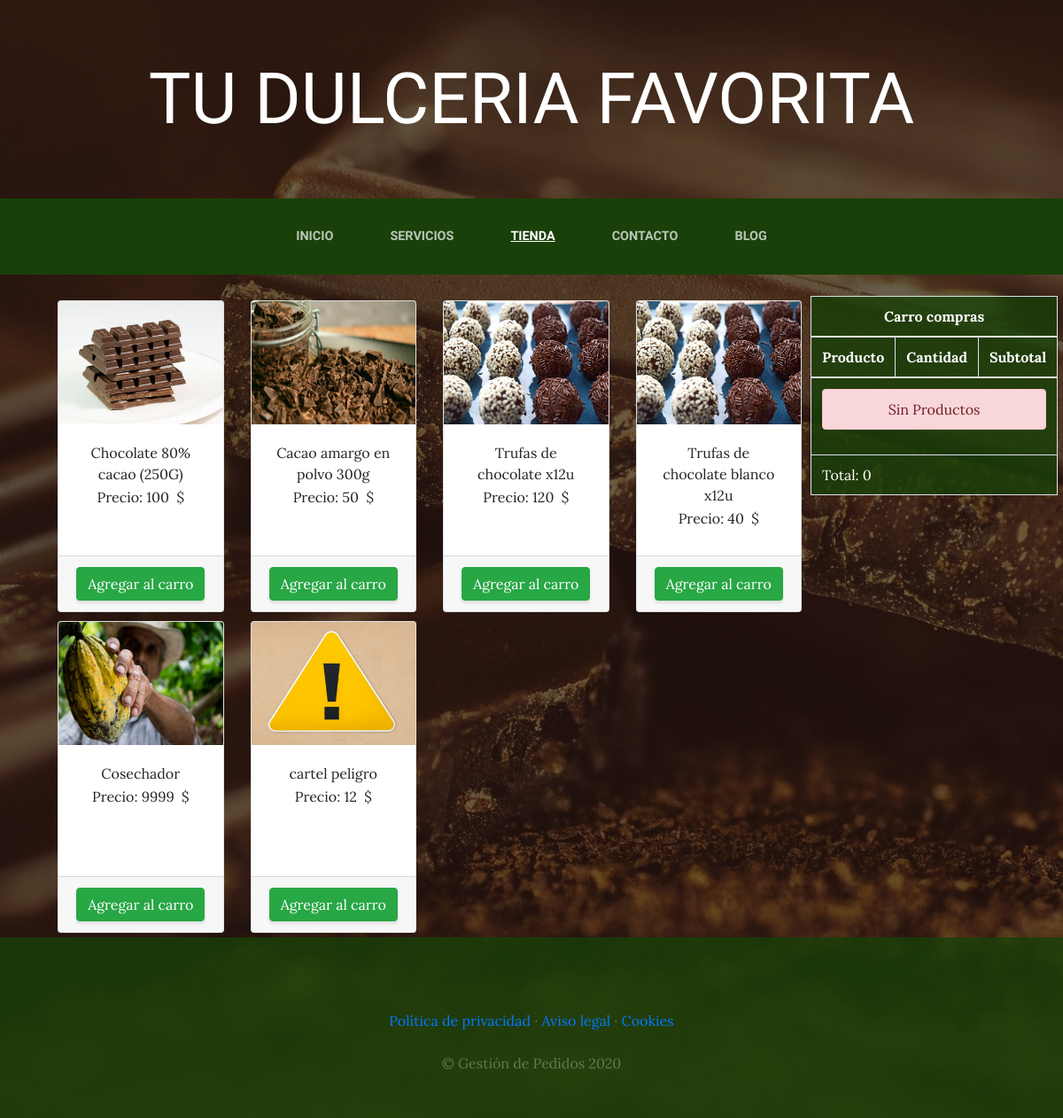
The app's page /tienda/ with its own data.
### tienda/models.py (models this page shows, shortened)
class Producto(models.Model):
    nombre=models.CharField(max_length=50)
    descripcion=models.CharField(max_length=100)
    precio=models.IntegerField()
    categoria=models.ForeignKey(CategoriaProductos, on_delete=CASCADE)
    imagen=models.ImageField(upload_to='tienda')
    updated=models.DateTimeField(auto_now_add=True)
    disponibilidad=models.BooleanField()
    class Meta:
        verbose_name='Producto'
        verbose_name_plural='Productos'

### tienda/views.py (the view)
# urls.py: path('',views.tienda, name='tienda'),
def tienda(request):
    productos=Producto.objects.all()
    categorias=CategoriaProductos.objects.all()
    return render(request, 'tienda/tienda.html',{'productos':productos})

### carro/context_processor.py (called while the page is built)
def importe_total_carro(request):
    total=0
    if 'carro' in request.session:
        for key, value in request.session['carro'].items():
            total=total+(float(value['precio'])*value['cantidad'])
    return {'importe_total_carro':total}

### templates/tienda/tienda.html (shortened to what this page needs)
{% extends "tiendaonlineapp/base.html" %}
{% load static %}
{% block content %}
<div class="container">
    <div style="float: right; width: 15rem;">
        {% include 'carro/widget.html' %}
    </div>
    <div class="row">
        {% for producto in productos %}
        <div class="col-md-3">
            <div class="card" style="width:100%; height: 22rem;  margin: 5px 5px;">
                <img src="{{producto.imagen.url}}" class="card-img-top">
                <div class="card-body" style="text-align: center;">
                    <h7 class="card-title">{{producto.nombre}}</h7>
                    <p class="card-text">Precio: {{producto.precio}}&nbsp; $</p>
                </div>
                <div class="card-footer text-center">
                    <a href="{% url 'carro:agregar' producto.id %}" class="btn btn-success">Agregar al carro</a>
                </div>
            </div>
        </div>
        {% endfor %}
    </div>
</div>
{% endblock %}

### tiendaonlineapp/static/tiendaonlineapp/css/gestion.css (style rules this page uses)
body { font-family: 'Lora'; background: linear-gradient(rgba(47, 23, 15, 0.65), rgba(47, 23, 15, 0.65)), url("../img/bgmain.jpg"); background-attachment: fixed; background-position: center; background-size: cover; }
p { line-height: 1.75; }
.btn { box-shadow: 0px 3px 3px 0px rgba(33, 37, 41, 0.1); }

### records on screen
Producto: imagen (picture), nombre "Chocolate 80% cacao (250G)", precio "100"
Producto: imagen (picture), nombre "Cacao amargo en polvo 300g", precio "50"
Producto: imagen (picture), nombre "Trufas de chocolate x12u", precio "120"
Producto: imagen (picture), nombre "Trufas de chocolate blanco x12u", precio "40"
Producto: imagen (picture), nombre "Cosechador", precio "9999"
Producto: imagen (picture), nombre "cartel peligro", precio "12"

### other values on screen
{{ importe_total_carro }} "0"
